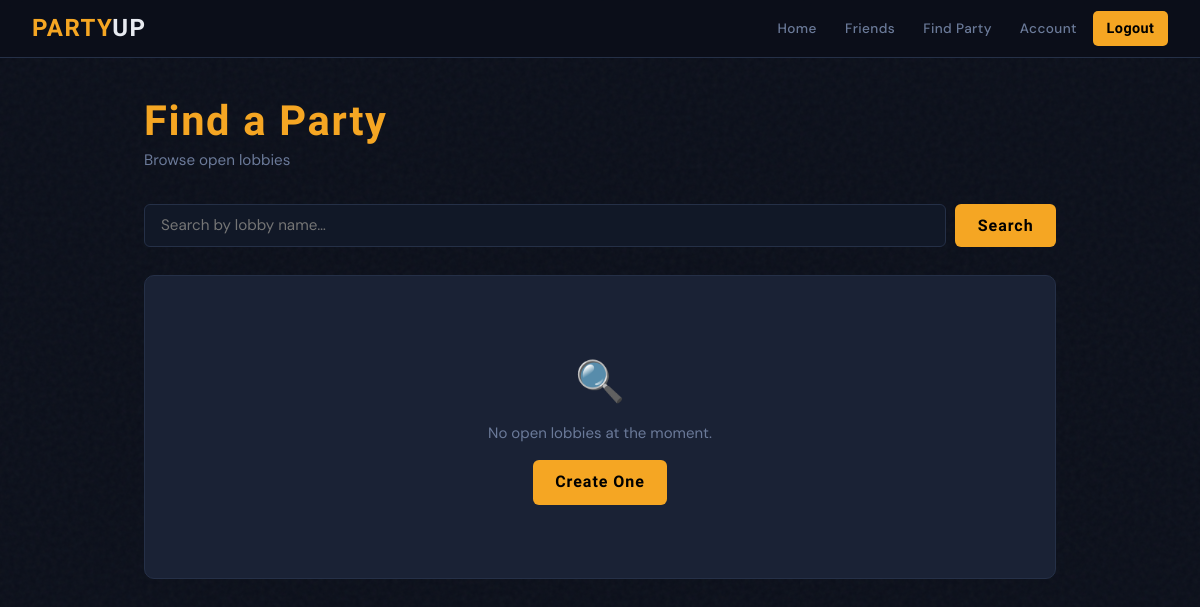
Page /find/ (signed in) on the earlier database version.
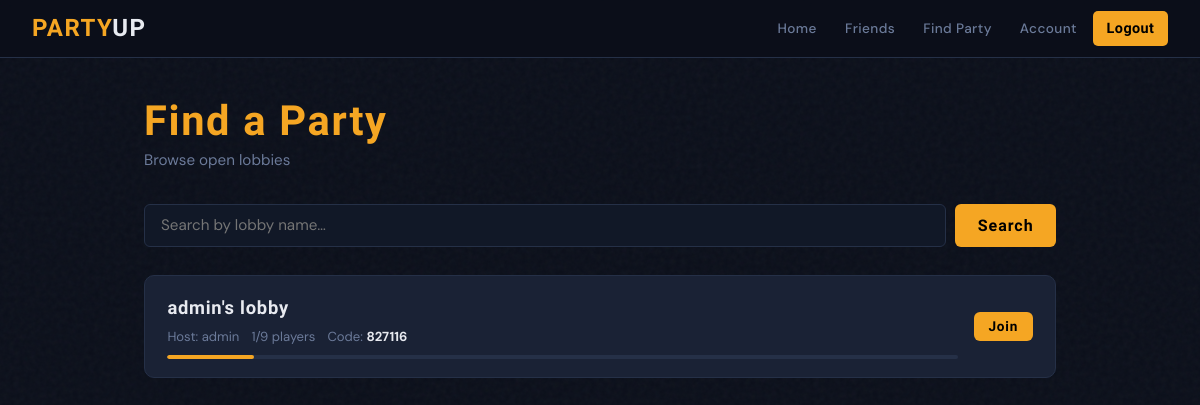
Same page on the later database version.
### Bunker_App/models.py (models this page shows, shortened)
class Lobby(models.Model):
    STATUS_CHOICES = [
        ('waiting', 'Waiting'),
        ('in_game', 'In Game'),
        ('finished', 'Finished'),
    ]
    name = models.CharField(max_length=255)
    code = models.PositiveIntegerField(unique=True)
    creator = models.ForeignKey(User, on_delete=models.CASCADE, related_name='created_lobbies')
    participants = models.ManyToManyField(User, related_name='joined_lobbies')
    status = models.CharField(max_length=20, choices=STATUS_CHOICES, default='waiting')

### Bunker_App/views.py (the view)
# urls.py: path('find/', find_party_view, name='find_party'),
@login_required_message
def find_party_view(request):
    query = request.GET.get('search_query')
    if query:
        lobbies = Lobby.objects.filter(name__icontains=query)
    else:
        lobbies = Lobby.objects.exclude(participants=request.user)
    return render(request, 'find_party.html', {'lobbies': lobbies, 'query': query})

### Bunker_App/utils.py (called while the page is built)
def login_required_message(view_func):
    @wraps(view_func)
    def wrapper(request, *args, **kwargs):
        if not request.user.is_authenticated:
            messages.warning(request, "Try to login to access this page")
            return redirect('login')  # redirect to your login page
        return view_func(request, *args, **kwargs)
    return wrapper

### Bunker_App/templates/find_party.html (shortened to what this page needs)
{% extends "base.html" %}
{% block content %}
<div class="page-header anim">
  <div>
    <h1>Find a Party</h1>
    <p class="subtitle">Browse open lobbies</p>
  </div>
</div>
<form method="GET" action="{% url 'find_party' %}" class="search-bar anim anim-d1">
  <input type="text" name="search_query" placeholder="Search by lobby name…"
    value="{{ query|default_if_none:'' }}" />
  <button type="submit" class="btn btn-primary">Search</button>
</form>
{% if lobbies %}
<div class="lobbies-list anim anim-d2">
  {% for lobby in lobbies %}
  <div class="lobby-row">
    <div class="lobby-row-info">
      <div class="lobby-row-name">{{ lobby.name }}</div>
      <div class="lobby-row-meta">
        <span>Host: {{ lobby.creator.username }}</span>
        <span>{{ lobby.participants.count }}/9 players</span>
        <span>Code: <strong style="color:var(--text)">{{ lobby.code }}</strong></span>
      </div>
      <div class="fill-bar">
        <div class="fill-bar-inner" style="width: {% widthratio lobby.participants.count 9 100 %}%;"></div>
      </div>
    </div>
    <div style="flex-shrink:0;">
      {% if lobby.participants.count < 9 %}
      <form method="POST" action="{% url 'join_party' %}">
        <button type="submit" class="btn btn-primary btn-sm">Join</button>
      </form>
      {% else %}
        <span class="badge badge-muted">Full</span>
      {% endif %}
    </div>
  </div>
  {% endfor %}
</div>
{% else %}
<div class="card anim anim-d2">
  <div class="empty">
    <div class="empty-icon">🔍</div>
    {% if query %}
      <p>No lobbies match "{{ query }}"</p>
      <a href="{% url 'find_party' %}" class="btn btn-outline" style="margin-top:.9rem;">Clear Search</a>
    {% else %}
      <p>No open lobbies at the moment.</p>
      <a href="{% url 'create_party' %}" class="btn btn-primary" style="margin-top:.9rem;">Create One</a>
    {% endif %}
  </div>
</div>
{% endif %}
{% endblock %}

### Bunker_App/templates/base.html (shortened to what this page needs)
<!DOCTYPE html>
<html lang="en">
<head>
</head>
<body>
{% if request.user.is_authenticated %}
<nav>
  <a class="nav-brand" href="{% url 'main' %}">PARTY<span>UP</span></a>
  <div class="nav-links">
    <a href="{% url 'main' %}">Home</a>
    <a href="{% url 'friends' %}">Friends</a>
    <a href="{% url 'find_party' %}">Find Party</a>
    <a href="{% url 'account' %}">Account</a>
    <a href="{% url 'logout' %}" class="btn-gold" style="border-radius:5px;padding:.35rem .85rem;font-family:var(--font-head);font-weight:700;font-size:.9rem;">Logout</a>
  </div>
</nav>
{% endif %}
<div class="page-wrap">
  {% block content %}{% endblock %}
</div>
</body>
</html>

### Bunker_App/templates/base.html (style rules this page uses)
*, *::before, *::after { box-sizing: border-box; margin: 0; padding: 0; }
:root { --bg: #0b0f1a; --surface: #111827; --card: #1a2235; --border: #253047; --gold: #f5a623; --gold-dim: #b37818; --teal: #2de0c4; --red: #e84545; --text: #e8eaf0; --muted: #6b7a99; --radius: 6px; --font-head: 'Barlow Condensed', sans-serif; --font-body: 'DM Sans', sans-serif; }
html { scroll-behavior: smooth; }
body { background: var(--bg); color: var(--text); font-family: var(--font-body); font-size: 15px; min-height: 100vh; line-height: 1.6; }
body::before { content: ''; position: fixed; inset: 0; z-index: 0; pointer-events: none; }
nav { position: sticky; top: 0; z-index: 100; background: rgba(11,15,26,.92); backdrop-filter: blur(14px); border-bottom: 1px solid var(--border); display: flex; align-items: center; justify-content: space-between; padding: 0 2rem; height: 58px; }
.nav-brand { font-family: var(--font-head); font-size: 1.5rem; font-weight: 800; letter-spacing: .06em; color: var(--gold); text-decoration: none; }
.nav-brand span { color: var(--text); }
.nav-links { display: flex; align-items: center; gap: .25rem; }
.nav-links a { color: var(--muted); text-decoration: none; font-size: .85rem; font-weight: 500; letter-spacing: .03em; padding: .4rem .75rem; border-radius: var(--radius); transition: color .2s, background .2s; }
.nav-links .btn-gold { background: var(--gold); color: #000; font-weight: 700; }
.page-wrap { position: relative; z-index: 1; max-width: 960px; margin: 0 auto; padding: 2.5rem 1.5rem; }
h1, h2, h3 { font-family: var(--font-head); font-weight: 800; letter-spacing: .04em; line-height: 1.1; }
h1 { font-size: 2.6rem; color: var(--gold); }
input[type="text"], input[type="email"], input[type="password"], select, textarea { width: 100%; background: var(--surface); border: 1px solid var(--border); border-radius: var(--radius); color: var(--text); font-family: var(--font-body); font-size: .95rem; padding: .65rem 1rem; outline: none; transition: border-color .2s, box-shadow .2s; }
.btn { display: inline-flex; align-items: center; justify-content: center; gap: .5rem; font-family: var(--font-head); font-size: 1rem; font-weight: 700; letter-spacing: .06em; padding: .6rem 1.4rem; border-radius: var(--radius); border: none; cursor: pointer; text-decoration: none; transition: transform .15s, box-shadow .15s, background .15s; }
.btn-primary { background: var(--gold); color: #000; }
.btn-sm { font-size: .85rem; padding: .4rem .9rem; }
.page-header { display: flex; align-items: flex-end; justify-content: space-between; margin-bottom: 2rem; gap: 1rem; }
.page-header .subtitle { color: var(--muted); font-size: .95rem; margin-top: .25rem; }
.anim { animation: fadeUp .4s ease both; }
.anim-d1 { animation-delay: .05s; }
.anim-d2 { animation-delay: .1s; }

### Bunker_App/templates/find_party.html (style rules this page uses)
.search-bar { display: flex; gap: .6rem; margin-bottom: 1.75rem; }
.search-bar input { flex: 1; }
.lobby-row { background: var(--card); border: 1px solid var(--border); border-radius: 10px; padding: 1.1rem 1.4rem; display: flex; align-items: center; justify-content: space-between; gap: 1rem; transition: border-color .2s, transform .15s; }
.lobby-row-info { flex: 1; min-width: 0; }
.lobby-row-name { font-family: var(--font-head); font-size: 1.15rem; font-weight: 700; letter-spacing: .04em; white-space: nowrap; overflow: hidden; text-overflow: ellipsis; }
.lobby-row-meta { font-size: .82rem; color: var(--muted); display: flex; gap: .75rem; margin-top: .2rem; flex-wrap: wrap; }
.fill-bar { height: 4px; background: var(--border); border-radius: 99px; margin-top: .5rem; overflow: hidden; }
.fill-bar-inner { height: 100%; border-radius: 99px; background: var(--gold); }
.lobbies-list { display: flex; flex-direction: column; gap: .6rem; }

Differences in the rows shown:
added Lobby: name "admin's lobby", creator.username "admin", participants.count "1", code "827116"
Other differences:
text no longer shown: "🔍 No open lobbies at the moment. Create One"
